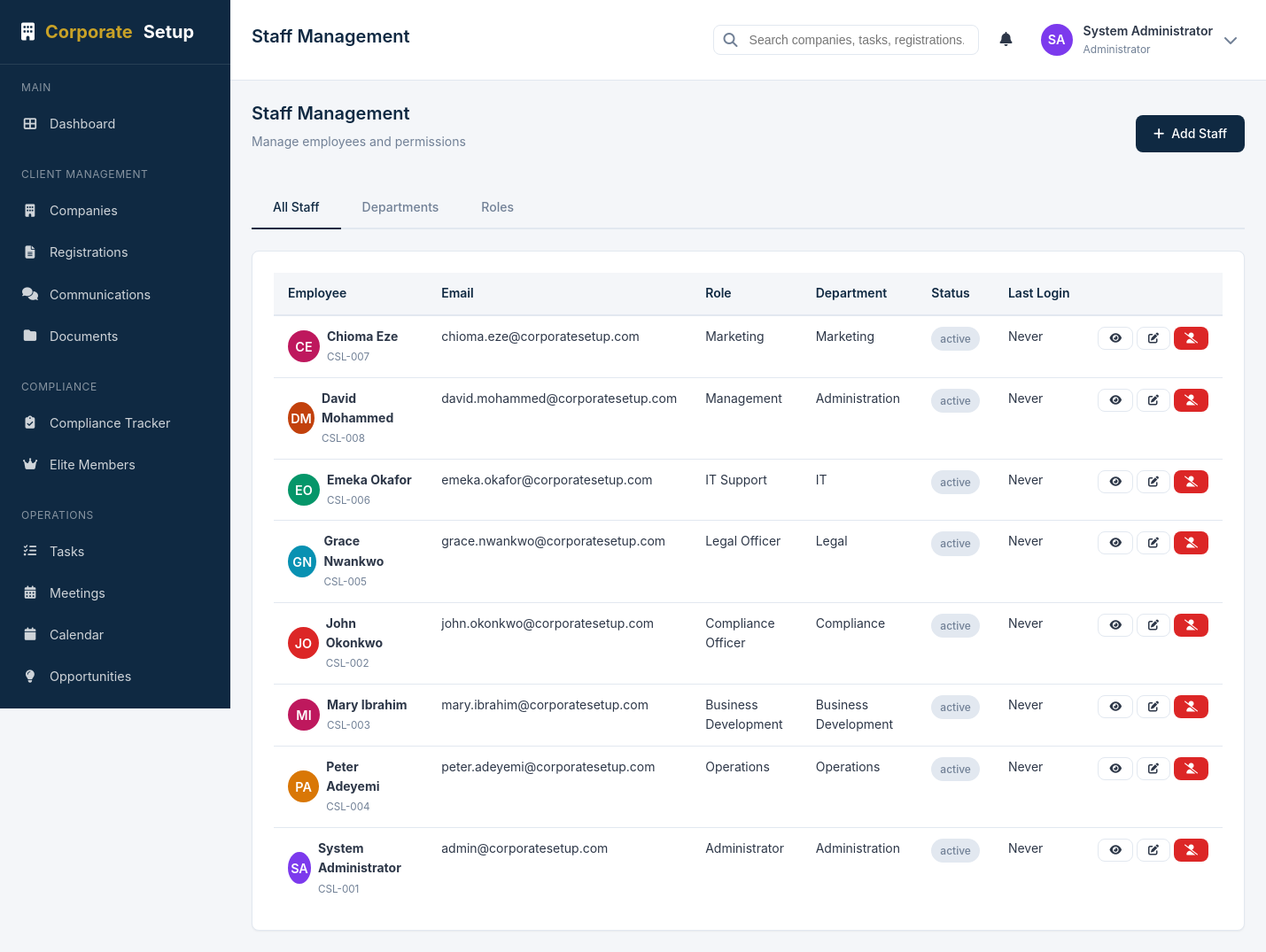
Page /staff.php (signed in) on the committed database.
### tables this page shows
CREATE TABLE IF NOT EXISTS `users` (
    `id` INT AUTO_INCREMENT PRIMARY KEY,
    `employee_id` VARCHAR(20) UNIQUE,
    `name` VARCHAR(100) NOT NULL,
    `email` VARCHAR(100) NOT NULL UNIQUE,
    `password` VARCHAR(255) NOT NULL,
    `phone` VARCHAR(20),
    `avatar` VARCHAR(255),
    `role_id` INT NOT NULL,
    `department_id` INT,
    `position` VARCHAR(100),
    `status` ENUM('active', 'inactive', 'suspended') DEFAULT 'active',
    `login_attempts` INT DEFAULT 0,
    `locked_until` DATETIME NULL,
    `last_login` DATETIME,
    `email_verified` TINYINT(1) DEFAULT 0,
    `must_change_password` TINYINT(1) DEFAULT 0,
    `created_at` TIMESTAMP DEFAULT CURRENT_TIMESTAMP,
    `updated_at` TIMESTAMP DEFAULT CURRENT_TIMESTAMP ON UPDATE CURRENT_TIMESTAMP,
    FOREIGN KEY (`role_id`) REFERENCES `roles`(`id`) ON DELETE NO ACTION,
    FOREIGN KEY (`department_id`) REFERENCES `departments`(`id`) ON DELETE SET NULL
);

CREATE TABLE IF NOT EXISTS `roles` (
    `id` INT AUTO_INCREMENT PRIMARY KEY,
    `name` VARCHAR(50) NOT NULL UNIQUE,
    `display_name` VARCHAR(100) NOT NULL,
    `description` TEXT,
    `permissions` JSON,
    `is_system` TINYINT(1) DEFAULT 0,
    `created_at` TIMESTAMP DEFAULT CURRENT_TIMESTAMP,
    `updated_at` TIMESTAMP DEFAULT CURRENT_TIMESTAMP ON UPDATE CURRENT_TIMESTAMP
);

CREATE TABLE IF NOT EXISTS `departments` (
    `id` INT AUTO_INCREMENT PRIMARY KEY,
    `name` VARCHAR(100) NOT NULL UNIQUE,
    `description` TEXT,
    `head_id` INT NULL,
    `status` ENUM('active', 'inactive') DEFAULT 'active',
    `created_at` TIMESTAMP DEFAULT CURRENT_TIMESTAMP,
    `updated_at` TIMESTAMP DEFAULT CURRENT_TIMESTAMP ON UPDATE CURRENT_TIMESTAMP
);

### views/staff/index.php (the view, shortened to what the rows shown need)
<?php $canManageUsers = checkPermission('manage_users'); ?>
<?php if ($action === 'add' || ($action === 'edit' && $staffMember)): ?>
    <div class="page-header">
        <div>
            <h1 class="page-title"><?= $action === 'add' ? 'Add Staff' : 'Edit Staff' ?></h1>
            <p class="page-subtitle"><a href="staff.php?tab=list">Staff Management</a> &rsaquo; <?= $action === 'add' ? 'New Staff' : sanitize($staffMember['name'] ?? '') ?></p>
        </div>
        <div class="btn-group">
            <a href="staff.php<?= $action === 'edit' && !empty($staffMember['id']) ? '?action=view&id=' . intval($staffMember['id']) : '?tab=list' ?>" class="btn btn-outline">Cancel</a>
            <button type="submit" form="staffForm" class="btn btn-primary"><i class="fas fa-save"></i> Save Staff</button>
        </div>
    </div>
    <form id="staffForm" method="POST">
        <?= csrf_field() ?>
        <input type="hidden" name="action" value="save">
        <?php if (!empty($staffMember['id'])): ?>
            <input type="hidden" name="id" value="<?= intval($staffMember['id']) ?>">
        <?php endif; ?>
        <div class="grid grid-2 gap-4">
            <div class="card">
                <div class="card-header"><h3 class="card-title">User Details</h3></div>
                <div class="card-body">
                    <div class="form-group">
                        <label class="form-label" for="employee_id">Employee ID</label>
                        <input type="text" id="employee_id" name="employee_id" class="form-control" value="<?= sanitize($staffMember['employee_id'] ?? '') ?>" placeholder="e.g. CSL-100">
                    </div>
                    <div class="form-group">
                        <label class="form-label required" for="name">Full Name</label>
                        <input type="text" id="name" name="name" class="form-control" value="<?= sanitize($staffMember['name'] ?? '') ?>" required>
                    </div>
                    <div class="form-group">
                        <label class="form-label required" for="email">Email</label>
                        <input type="email" id="email" name="email" class="form-control" value="<?= sanitize($staffMember['email'] ?? '') ?>" required>
                    </div>
                    <div class="form-group">
                        <label class="form-label" for="phone">Phone</label>
                        <input type="text" id="phone" name="phone" class="form-control" value="<?= sanitize($staffMember['phone'] ?? '') ?>">
                    </div>
                    <div class="form-group">
                        <label class="form-label" for="position">Position</label>
                        <input type="text" id="position" name="position" class="form-control" value="<?= sanitize($staffMember['position'] ?? '') ?>">
                    </div>
                </div>
            </div>
            <div class="card">
                <div class="card-header"><h3 class="card-title">Access Settings</h3></div>
                <div class="card-body">
                    <div class="form-group">
                        <label class="form-label required" for="role_id">Role</label>
                        <select id="role_id" name="role_id" class="form-control" required>
                            <option value="">Select Role</option>
                            <?php foreach ($roles as $r): ?>
                                <option value="<?= $r['id'] ?>" <?= ($staffMember['role_id'] ?? 0) == $r['id'] ? 'selected' : '' ?>><?= sanitize($r['display_name']) ?></option>
                            <?php endforeach; ?>
                        </select>
                    </div>
                    <div class="form-group">
                        <label class="form-label" for="department_id">Department</label>
                        <select id="department_id" name="department_id" class="form-control">
                            <option value="">Select Department</option>
                            <?php foreach ($departments as $d): ?>
                                <option value="<?= $d['id'] ?>" <?= ($staffMember['department_id'] ?? 0) == $d['id'] ? 'selected' : '' ?>><?= sanitize($d['name']) ?></option>
                            <?php endforeach; ?>
                        </select>
                    </div>
                    <div class="form-group">
                        <label class="form-label <?= $action === 'add' ? 'required' : '' ?>" for="password"><?= $action === 'add' ? 'Temporary Password' : 'New Password (optional)' ?></label>
                        <input type="password" id="password" name="password" class="form-control" minlength="8" <?= $action === 'add' ? 'required' : '' ?>>
                        <small class="text-muted">Minimum 8 characters<?= $action === 'edit' ? '. Leave blank to keep current password.' : '' ?></small>
                    </div>
                    <div class="form-group">
                        <label class="form-label" for="status">Status</label>
                        <select id="status" name="status" class="form-control">
                            <option value="active" <?= ($staffMember['status'] ?? 'active') === 'active' ? 'selected' : '' ?>>Active</option>
                            <option value="inactive" <?= ($staffMember['status'] ?? '') === 'inactive' ? 'selected' : '' ?>>Inactive</option>
                            <option value="suspended" <?= ($staffMember['status'] ?? '') === 'suspended' ? 'selected' : '' ?>>Suspended</option>
                        </select>
                    </div>
                    <div class="form-group">
                        <label class="form-check">
                            <input type="checkbox" name="must_change_password" <?= ($staffMember['must_change_password'] ?? 1) ? 'checked' : '' ?>>
                            <span>Require password change on first login</span>
                        </label>
                    </div>
                </div>
            </div>
        </div>
    </form>
<?php else: ?>
<div class="page-header">
    <div>
        <h1 class="page-title">Staff Management</h1>
    </div>
</div>
<?php if ($tab === 'list'): ?>
    <div class="card">
        <div class="card-body p-0">
            <div class="table-container">
                <table class="table">
                    <thead>
                        <tr>
                            <th>Employee</th>
                            <th>Email</th>
                            <th>Role</th>
                            <th>Department</th>
                            <th>Status</th>
                            <th>Last Login</th>
                            <th></th>
                        </tr>
                    </thead>
                    <tbody>
                        <?php foreach ($staff as $s): ?>
                            <tr>
                                <td>
                                    <div class="flex items-center gap-2">
                                        <?= generateAvatar($s['name'], 36) ?>
                                        <div>
                                            <strong><?= sanitize($s['name']) ?></strong>
                                            <br><small class="text-muted"><?= sanitize($s['employee_id']) ?></small>
                                        </div>
                                    </div>
                                </td>
                                <td><?= sanitize($s['email']) ?></td>
                                <td><?= sanitize($s['role_name']) ?></td>
                                <td><?= sanitize($s['department_name']) ?: '-' ?></td>
                                <td><?= getStatusBadge($s['status']) ?></td>
                                <td><?= $s['last_login'] ? timeAgo($s['last_login']) : 'Never' ?></td>
                                <td>
                                    <div class="table-actions">
                                        <a href="staff.php?action=view&id=<?= $s['id'] ?>" class="btn btn-sm btn-outline"><i class="fas fa-eye"></i></a>
                                        <?php if ($canManageUsers): ?>
                                            <a href="staff.php?action=edit&id=<?= $s['id'] ?>" class="btn btn-sm btn-outline"><i class="fas fa-edit"></i></a>
                                            <button type="button" data-delete-staff-id="<?= $s['id'] ?>" class="btn btn-sm btn-danger" title="Deactivate"><i class="fas fa-user-slash"></i></button>
                                        <?php endif; ?>
                                    </div>
                                </td>
                            </tr>
                        <?php endforeach; ?>
                    </tbody>
                </table>
            </div>
        </div>
    </div>
<?php endif; ?>
<?php endif; ?>

### helpers/formatters.php (shortened to what the rows shown need)
<?php
function getInitials($name) {
    $words = explode(' ', trim($name));
    $initials = '';
    foreach ($words as $word) {
        if (!empty($word)) {
            $initials .= strtoupper(substr($word, 0, 1));
        }
        if (strlen($initials) >= 2) break;
    }
    return $initials ?: 'NA';
}
function getAvatarColor($name) {
    $colors = [
        '#2563eb', '#059669', '#d97706', '#dc2626',
        '#7c3aed', '#0891b2', '#c2410c', '#be185d'
    ];
    $hash = 0;
    for ($i = 0; $i < strlen($name); $i++) {
        $hash = ord($name[$i]) + (($hash << 5) - $hash);
    }
    return $colors[abs($hash) % count($colors)];
}
function generateAvatar($name, $size = 40) {
    $initials = getInitials($name);
    $color = getAvatarColor($name);
    return '<div class="avatar" style="width:' . $size . 'px;height:' . $size . 'px;background-color:' . $color . ';font-size:' . ($size * 0.4) . 'px;">' . $initials . '</div>';
}

### includes/functions.php (shortened to what the rows shown need)
<?php
function sanitize($input) {
    return htmlspecialchars(trim($input), ENT_QUOTES, 'UTF-8');
}
function getStatusBadge($status) {
    $badges = [
        'active' => '<span class="badge badge-success">Active</span>',
        'inactive' => '<span class="badge badge-secondary">Inactive</span>',
        'pending' => '<span class="badge badge-warning">Pending</span>',
        'completed' => '<span class="badge badge-success">Completed</span>',
        'expired' => '<span class="badge badge-danger">Expired</span>',
        'submitted' => '<span class="badge badge-info">Submitted</span>',
        'approved' => '<span class="badge badge-success">Approved</span>',
        'rejected' => '<span class="badge badge-danger">Rejected</span>',
        'awaiting_client' => '<span class="badge badge-warning">Awaiting Client</span>',
        'awaiting_regulator' => '<span class="badge badge-info">Awaiting Regulator</span>',
        'new' => '<span class="badge badge-primary">New</span>',
        'in_progress' => '<span class="badge badge-info">In Progress</span>',
        'overdue' => '<span class="badge badge-danger">Overdue</span>',
    ];
    $status = strtolower(str_replace(' ', '_', $status));
    return $badges[$status] ?? '<span class="badge badge-secondary">' . sanitize($status) . '</span>';
}
function checkPermission($permission) {
    static $loadedForRequest = false;
    if (!$loadedForRequest) {
        $loadedForRequest = true;
    }
    $role = $_SESSION['user_role'];
    $permissions = $_SESSION['permissions'];
    if ($role === 'Administrator') {
        return true;
    }
    return in_array($permission, $permissions, true);
}
function getCurrentUser() {
    return [
        'id' => $_SESSION['user_id'],
        'name' => $_SESSION['user_name'],
        'email' => $_SESSION['user_email'],
        'role' => $_SESSION['user_role'],
        'department' => $_SESSION['user_department'],
        'avatar' => $_SESSION['user_avatar'] ?? null
    ];
}

### views/layouts/app.php (shortened to what the rows shown need)
<?php
$user = getCurrentUser();
?>
<!DOCTYPE html>
<html lang="en">
<head>
    <link rel="stylesheet" href="assets/css/style.css">
    <link rel="stylesheet" href="https://cdnjs.cloudflare.com/ajax/libs/font-awesome/6.4.0/css/all.min.css">
</head>
<body>
    <div class="app-wrapper">
        <main class="main-content">
            <header class="header">
                <div class="header-left">
                    <?= $pageTitle ? '<h1 class="page-title">' . sanitize($pageTitle) . '</h1>' : '' ?>
                </div>
                <div class="header-right">
                    <div class="dropdown">
                        <div class="user-menu" id="userMenuTrigger">
                            <?= generateAvatar($user['name'], 36) ?>
                            <div class="user-info">
                                <div class="user-name"><?= sanitize($user['name']) ?></div>
                                <div class="user-role"><?= sanitize($user['role']) ?></div>
                            </div>
                            <i class="fas fa-chevron-down" style="color: var(--dark-grey);"></i>
                        </div>
                    </div>
                </div>
            </header>
            <div class="page-content">
                <?= $content ?? '' ?>
            </div>
        </main>
    </div>
</body>
</html>

### rows in the picture
users: name "SA", name "System Administrator", employee "CSL-001", email "admin@corporatesetup.com", role.display_name "Administrator", department.name "Administration", status "active", shows "Never"
roles: display_name "Administrator"
users: name "CE", name "Chioma Eze", employee "CSL-007", email "chioma.eze@corporatesetup.com", role.display_name "Marketing", department.name "Marketing", status "active", shows "Never"
users: name "DM", name "David Mohammed", employee "CSL-008", email "david.mohammed@corporatesetup.com", role.display_name "Management", department.name "Administration", status "active", shows "Never"
users: name "EO", name "Emeka Okafor", employee "CSL-006", email "emeka.okafor@corporatesetup.com", role.display_name "IT Support", department.name "IT", status "active", shows "Never"
users: name "GN", name "Grace Nwankwo", employee "CSL-005", email "grace.nwankwo@corporatesetup.com", role.display_name "Legal Officer", department.name "Legal", status "active", shows "Never"
users: name "JO", name "John Okonkwo", employee "CSL-002", email "john.okonkwo@corporatesetup.com", role.display_name "Compliance Officer", department.name "Compliance", status "active", shows "Never"
users: name "MI", name "Mary Ibrahim", employee "CSL-003", email "mary.ibrahim@corporatesetup.com", role.display_name "Business Development", department.name "Business Development", status "active", shows "Never"
users: name "PA", name "Peter Adeyemi", employee "CSL-004", email "peter.adeyemi@corporatesetup.com", role.display_name "Operations", department.name "Operations", status "active", shows "Never"

### other values in the picture
$pageTitle "Staff Management"
